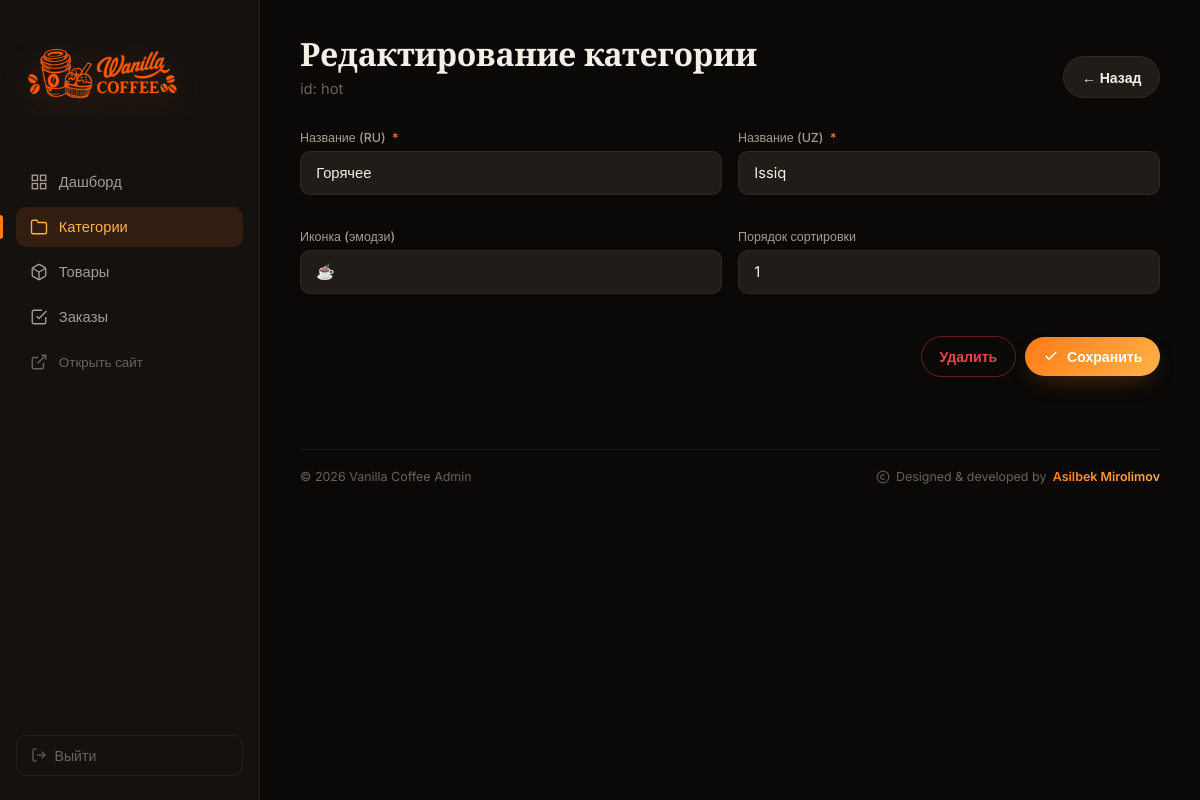
The app's page /admin/categories/hot/edit (signed in) with its own data.
### tables this page shows
CREATE TABLE categories (
  id          TEXT PRIMARY KEY,
  name_ru     TEXT NOT NULL,
  name_uz     TEXT NOT NULL,
  icon        TEXT,
  sort_order  INTEGER DEFAULT 0
);

### app.py (the view)
@app.route("/admin/categories/<cid>/edit", methods=["GET", "POST"])
@login_required
def admin_category_edit(cid):
    cat = db.category_by_id(cid)
    if not cat:
        flash("Категория не найдена")
        return redirect(url_for("admin_categories"))
    if request.method == "POST":
        return _save_category(cat)
    return render_template("admin/category_form.html", cat=cat, mode="edit")

### app.py (called while the page is built)
@app.after_request
def add_security_headers(resp):
    if request.path.startswith("/static/"):
        resp.headers.setdefault("Cache-Control", "public, max-age=2592000, immutable")
    resp.headers.setdefault("X-Content-Type-Options", "nosniff")
    resp.headers.setdefault("X-Frame-Options", "SAMEORIGIN")
    resp.headers.setdefault("Referrer-Policy", "strict-origin-when-cross-origin")
    resp.headers.setdefault("Permissions-Policy", "geolocation=(), microphone=(), camera=()")
    if IS_PROD:
        resp.headers.setdefault(
            "Strict-Transport-Security",
            "max-age=31536000; includeSubDomains"
        )
    return resp

@app.context_processor
def inject_asset_url():
    def asset_url(filename):
        file_path = os.path.join(app.static_folder, filename)
        version = None
        try:
            version = int(os.path.getmtime(file_path))
        except OSError:
            version = None
        return url_for("static", filename=filename, v=version)
    return {
        "asset_url": asset_url,
        "google_site_verification": GOOGLE_SITE_VERIFICATION,
        "yandex_verification": YANDEX_VERIFICATION,
    }

def login_required(f):
    @wraps(f)
    def wrapper(*args, **kwargs):
        if not session.get("admin"):
            return redirect(url_for("admin_login", next=request.path))
        return f(*args, **kwargs)
    return wrapper

### db.py (called while the page is built)
@contextmanager
def get_conn():
    conn = sqlite3.connect(DB_PATH)
    conn.row_factory = sqlite3.Row
    conn.execute("PRAGMA foreign_keys = ON")
    try:
        yield conn
        conn.commit()
    finally:
        conn.close()

def category_by_id(cid):
    with get_conn() as conn:
        row = conn.execute("SELECT * FROM categories WHERE id = ?", (cid,)).fetchone()
        return dict(row) if row else None

### templates/admin/category_form.html (shortened to what this page needs)
{% extends "admin/base.html" %}
{% block page_title %}{{ 'Новая категория' if mode == 'new' else 'Редактирование категории' }}{% endblock %}
{% block page_sub %}{{ 'Добавьте новый раздел в меню' if mode == 'new' else 'id: ' + cat.id }}{% endblock %}
{% block actions %}
  <a href="{{ url_for('admin_categories') }}" class="btn-ghost-adm">← Назад</a>
{% endblock %}
{% block content %}
<form method="POST" class="adm-form" enctype="application/x-www-form-urlencoded">
  <div class="form-row two">
    <label>
      <span>Название (RU) <em>*</em></span>
      <input type="text" name="name_ru" value="{{ cat.name_ru if cat else '' }}" required />
    </label>
    <label>
      <span>Название (UZ) <em>*</em></span>
      <input type="text" name="name_uz" value="{{ cat.name_uz if cat else '' }}" required />
    </label>
  </div>
  <div class="form-row two">
    <label>
      <span>Иконка (эмодзи)</span>
      <input type="text" name="icon" value="{{ cat.icon if cat else '☕' }}" maxlength="4" />
    </label>
    <label>
      <span>Порядок сортировки</span>
      <input type="number" name="sort_order" value="{{ cat.sort_order if cat else 0 }}" />
    </label>
  </div>
  <div class="form-foot">
    {% if mode == 'edit' %}
      <button type="submit" form="deleteCat" class="btn-danger-adm">Удалить</button>
    {% endif %}
    <button type="submit" class="btn-primary-adm">
      <svg viewBox="0 0 24 24" fill="none" stroke="currentColor" stroke-width="2"><polyline points="20 6 9 17 4 12"/></svg>
      Сохранить
    </button>
  </div>
</form>
{% endblock %}

### static/css/admin.css (style rules this page uses)
:root { --bg: #0a0908; --bg-elev: #14110f; --bg-card: #1a1614; --surface: #221c19; --line: rgba(255, 255, 255, 0.06); --line-strong: rgba(255, 255, 255, 0.12); --text: #f5efe8; --text-dim: #a89c91; --text-muted: #6b6258; --accent: #ff7a18; --accent-2: #ffb347; --accent-soft: rgba(255, 122, 24, 0.12); --accent-glow: rgba(255, 122, 24, 0.35); --gradient: linear-gradient(135deg, #ff7a18 0%, #ffb347 100%); --danger: #ef4444; --danger-soft: rgba(239, 68, 68, 0.12); --success: #22c55e; --radius: 14px; --ease: cubic-bezier(0.4, 0, 0.2, 1); --ease-spring: cubic-bezier(0.34, 1.56, 0.64, 1); }
* { box-sizing: border-box; margin: 0; padding: 0; }
html, body { height: 100%; }
body { font-family: 'Inter', sans-serif; background: var(--bg); color: var(--text); -webkit-font-smoothing: antialiased; }
a { color: inherit; text-decoration: none; }
button { font-family: inherit; cursor: pointer; border: none; background: none; color: inherit; }
input, select, textarea { font-family: inherit; }
.btn-primary-adm, .btn-ghost-adm, .btn-danger-adm { display: inline-flex; align-items: center; gap: 0.5rem; padding: 0.7rem 1.1rem; border-radius: 100px; font-weight: 600; font-size: 0.88rem; transition: all 0.25s var(--ease); white-space: nowrap; }
.btn-primary-adm svg, .btn-ghost-adm svg, .btn-danger-adm svg { width: 16px; height: 16px; }
.btn-primary-adm { background: var(--gradient); color: #fff; box-shadow: 0 10px 24px -10px var(--accent-glow); }
.btn-ghost-adm { background: var(--surface); color: var(--text); border: 1px solid var(--line); }
.btn-danger-adm { background: transparent; color: var(--danger); border: 1px solid rgba(239, 68, 68, 0.4); }
.adm-form { display: flex; flex-direction: column; gap: 1.2rem; }
.adm-form label { display: flex; flex-direction: column; gap: 0.4rem; margin-bottom: 0.9rem; }
.adm-form label > span { font-size: 0.78rem; color: var(--text-dim); font-weight: 500; }
.adm-form label > span em { color: var(--accent); font-style: normal; margin-left: 0.2rem; }
.adm-form input, .adm-form select, .adm-form textarea { width: 100%; padding: 0.75rem 0.95rem; background: var(--surface); border: 1px solid var(--line); border-radius: 10px; color: var(--text); font-size: 0.92rem; outline: none; transition: border-color 0.2s var(--ease), background 0.2s; }
.form-row.two { display: grid; grid-template-columns: 1fr 1fr; gap: 1rem; }
.form-foot { display: flex; justify-content: flex-end; align-items: center; gap: 0.6rem; padding-top: 0.5rem; }

### records on screen
categories: id "id: hot", name_ru "Горячее", name_uz "Issiq", icon "☕", sort_order "1"

### other values on screen
{{ 'Новая категория' if mode == 'new' else 'Редактирование категории' }} "Редактирование категории"
